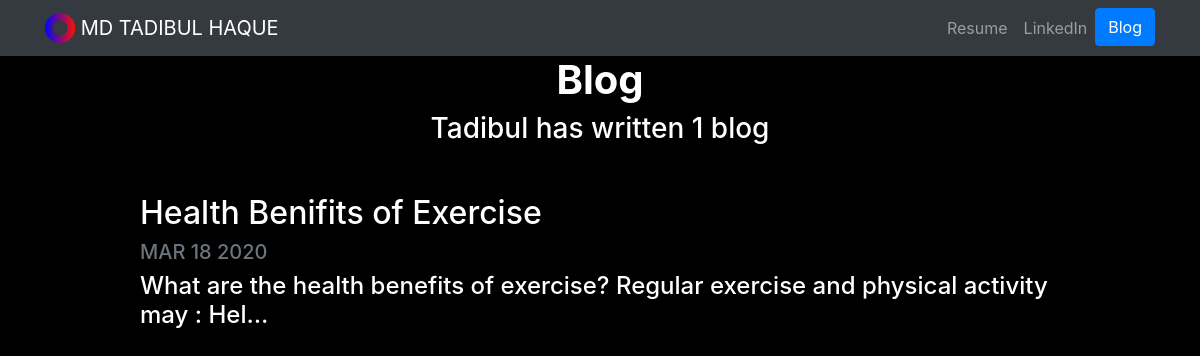
Screenshot of /blog/ with the database file from the repository.
### blog/models.py (models this page shows, shortened)
class Blog(models.Model):
    title= models.CharField(max_length=200)
    description = models.TextField()
    date = models.DateField()

### blog/views.py (the view)
# urls.py: path('',views.all_blogs,name='all_blogs'),
def all_blogs(request):
    blogs=Blog.objects.order_by('-date')
    return render(request,'blog/all_blogs.html',{'blogs':blogs})

### blog/templates/blog/all_blogs.html
{% extends "portfolio/base.html" %}
{% load static %}
{% block content %}
<h1 id="blogtitle" class="font-weight-bold text-center">Blog</h1>
<h3 class="text-center mb-5">Tadibul has written {{ blogs.count }} blog{{ blogs.count|pluralize }}</h3>
{% for blog in blogs %}
<div class="row justify-content-center my-3">
  <div class="col-md-10">
    <a href="{% url 'blog:detail' blog.id %}">
      <h2 class="abc">{{ blog.title }}</h2>
    </a>
    <h5 class="text-muted">{{ blog.date|date:'M d Y'|upper }}</h5>
    <h4>{{ blog.description|striptags|truncatechars:100 }}</h4>
  </div>
</div>
{% endfor %}
{% endblock %}

### portfolio/static/portfolio/custom.css (style rules this page uses)
body { background-color:black; }
h5,h2,p,h1,h3,h4,b,strong { color:white; }

### rows the page displays
Blog: title "Health Benifits of Exercise", date "MAR 18 2020", description "What are the health benefits of exercise? Regular exercise and physical activity may : Hel…"

### other values shown
{{ blogs.count }} "1"
